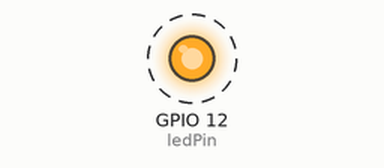
A sketch run on a simulated ESP8266 (NodeMCU). On the bench: output pins drawn as LEDs (lit = HIGH). Dashed ring = blinking. WiFi joins after 1.5 s; servers stay silent unless stated; what the sketch prints to the serial monitor is not drawn.

Above: at 2.1 s.
Timing chart, 0 to 6.4 s (numbered marks = the images above):
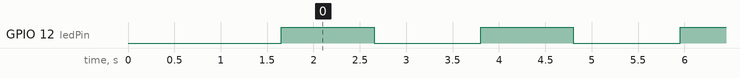

Measured:
- by itself, GPIO 12 (ledPin): alternates HIGH for 1.0 s and LOW for 1.2 s

The sketch:

SmartPlant.ino
```cpp
#include <ESP8266WiFi.h>
#include <FirebaseArduino.h>

#define FIREBASE_HOST "smartplant-f36cd.firebaseio.com"
#define FIREBASE_AUTH "KqQu0kosgkpBzpR4cV80aszOfTQcghMDUsFPW31Z"
#define WIFI_SSID "TELUS4928"
#define WIFI_PASSWORD "b7fbfd0e33"

const int ledPin = 12;


void setup() {
  Serial.begin(9600);

  pinMode(ledPin, OUTPUT);

  // Connect to Wifi
  WiFi.begin(WIFI_SSID, WIFI_PASSWORD);

  Serial.print("connecting");

  while (WiFi.status() != WL_CONNECTED) {
    Serial.print(".");
    delay(500);
  }

  Serial.println();
  Serial.print("connected: ");
  Serial.println(WiFi.localIP());

  Firebase.begin(FIREBASE_HOST, FIREBASE_AUTH);

  //  createJsonObject();
}

//void createJsonObject() {
//
//  StaticJsonBuffer<200> jsonBuffer;
//  JsonObject& root = jsonBuffer.createObject();
//  root["name"] = "Dave";
//  root["type"] = "Rose";
//
//  JsonArray& data = root.createNestedArray("moisture");
//
//  Firebase.push("/", root);
//}

void loop() {

//  setDeviceName();
//  setDeviceType();
  updateMoisture();

  digitalWrite(ledPin, HIGH);   // turn the LED on (HIGH is the voltage level)
  delay(1000);              // wait for a second
  digitalWrite(ledPin, LOW);    // turn the LED off by making the voltage LOW

  delay(1000);
}

void setDeviceName() {

  // Set device name
  Firebase.setString("device/name", "Doug");

  // Handle error
  if (Firebase.failed()) {
    Serial.print("setting device/name failed:");
    Serial.println(Firebase.error());
    return;
  }
}

void setDeviceType() {

  // Set device type
  Firebase.setString("device/type", "Rose");

  // Handle error
  if (Firebase.failed()) {
    Serial.print("setting device/type failed:");
    Serial.println(Firebase.error());
    return;
  }
}

void updateMoisture() {

  // Append new moisture reading to device/moisture
  Firebase.pushInt("moistures", 1024);

  // Handle error
  if (Firebase.failed()) {
    Serial.print("pushing device/moisture failed:");
    Serial.println(Firebase.error());
    return;
  }
}
```
